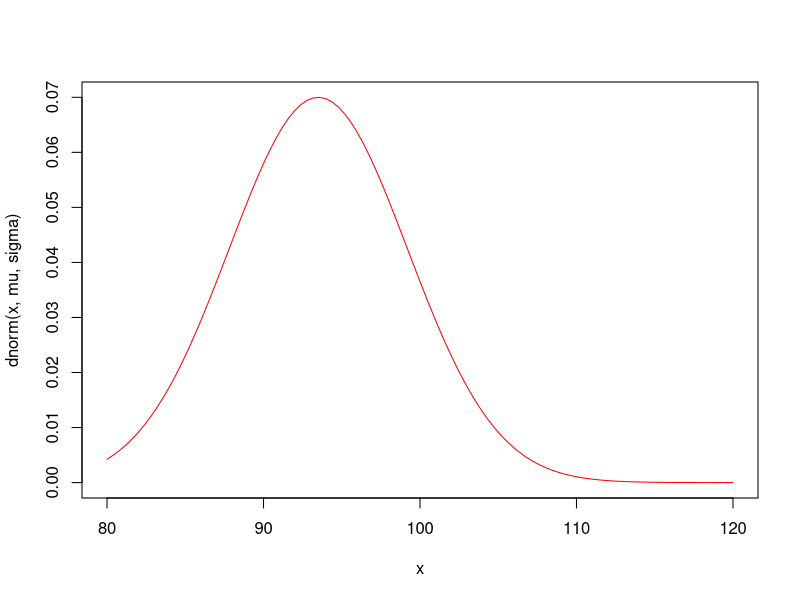
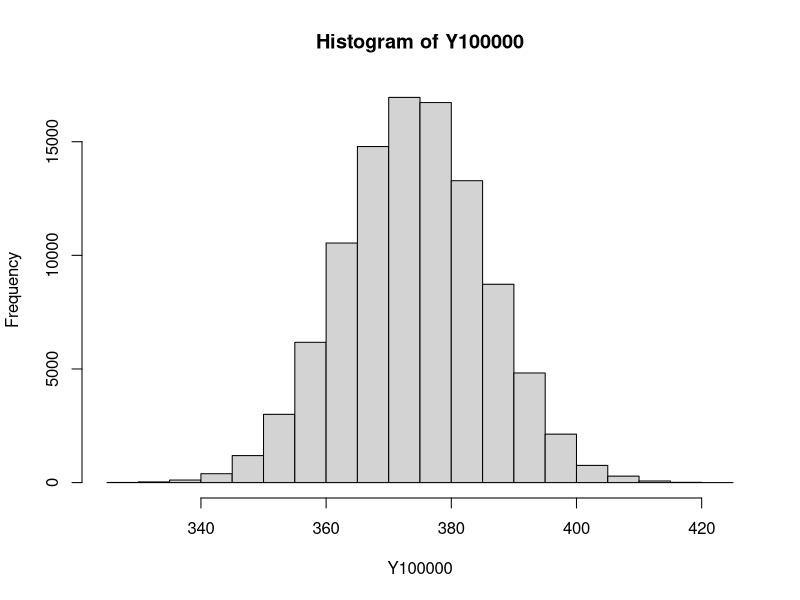
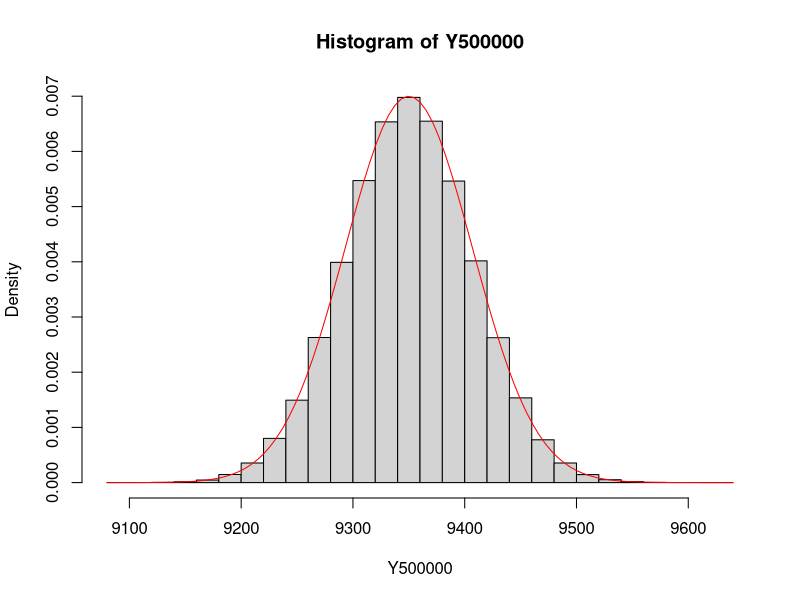
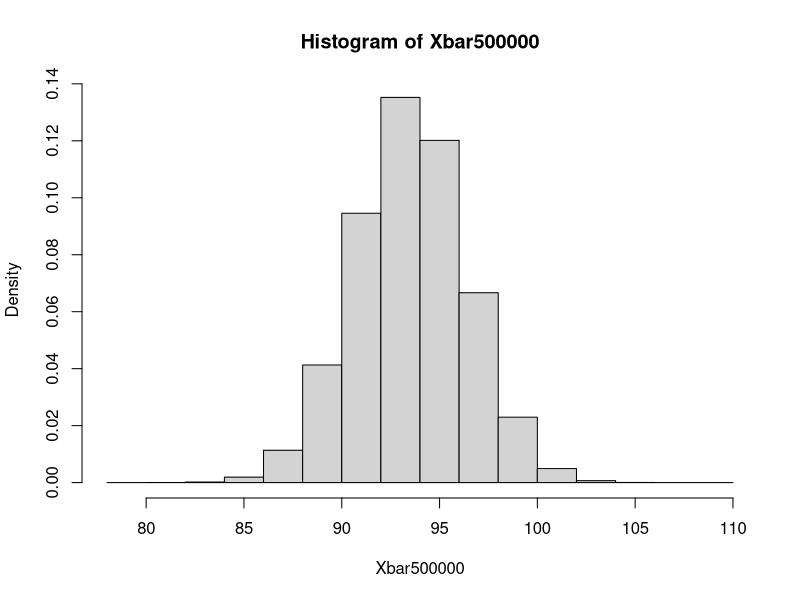
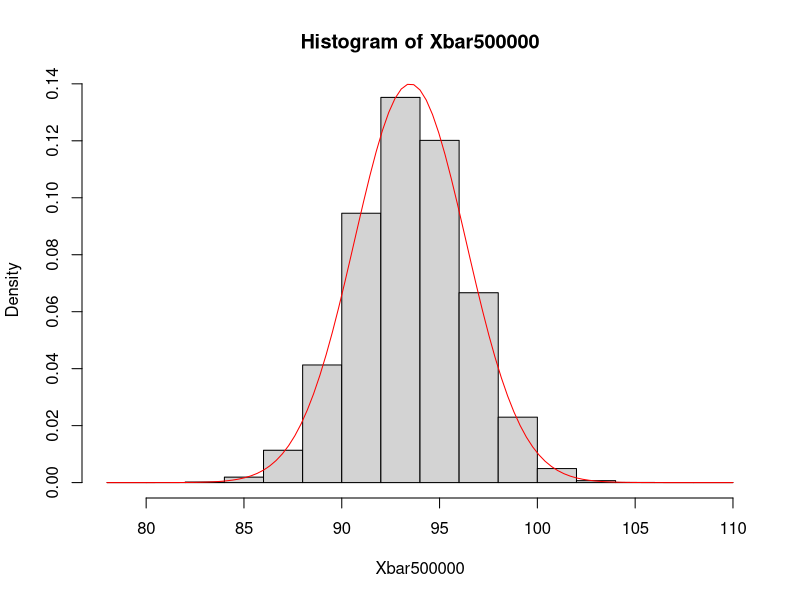
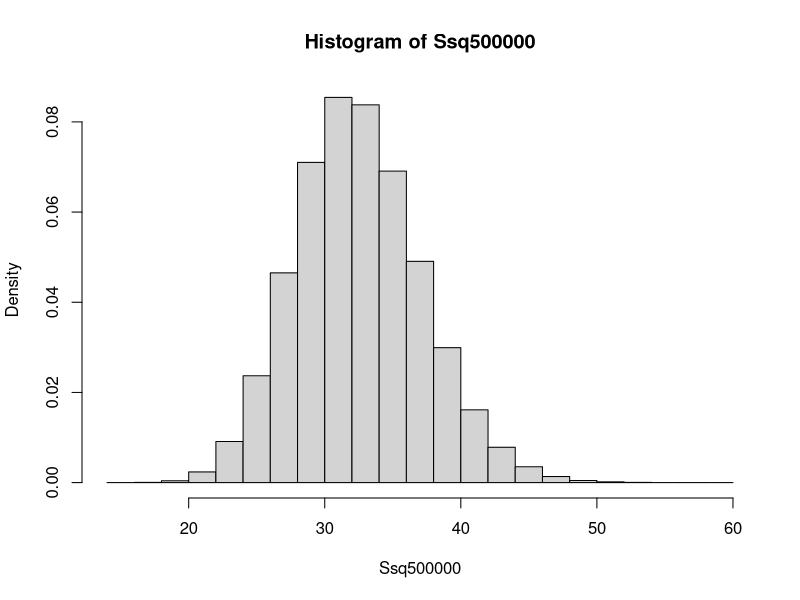
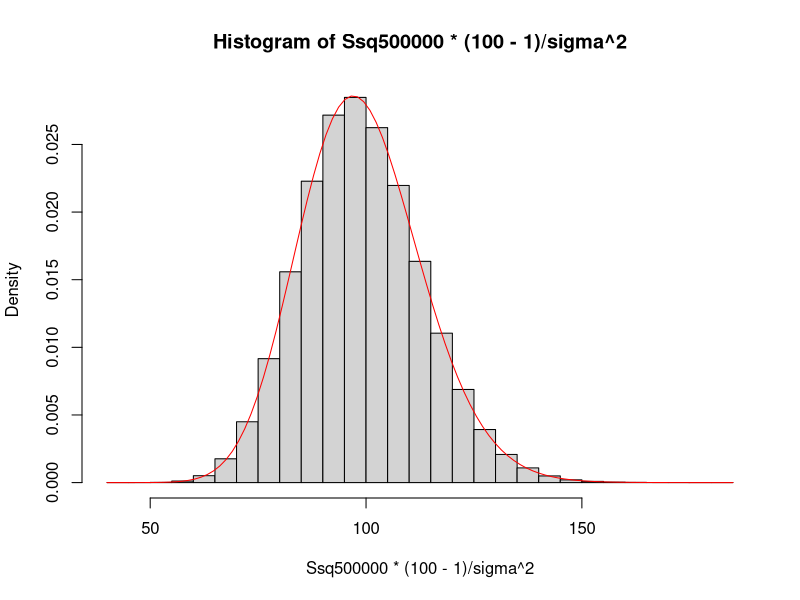

Recreate these plots in R, in order.
#poblacion X <- N(mu,sigma^2) ej1 (cables)
mu <- 93.5
sigma <- 5.7
curve(dnorm(x,mu,sigma),xlim=c(80,120),col='red')
#a)
set.seed(123)
rnorm(4,mu,sigma)
Y <- function(i) {sum(rnorm(4,mu,sigma))}
Y(2)

Y100000 <- sapply(1:100000, Y)
Y100000
hist(Y100000)
mean(Y100000)
#teoricamente
4*mu

#b)
Y <- function(i) {sum(rnorm(100,mu,sigma))}
Y500000 <- sapply(1:500000,Y)
var(Y500000)
100*sigma^2

hist(Y500000,freq=FALSE)
curve(dnorm(x,100*mu,sqrt(100)*sigma), add=TRUE,col='red')

#c)
1-pnorm(103,mu,sigma)

#d)
Xbar <- function(i) {mean(rnorm(4,mu,sigma))}
Xbar500000 <- sapply(1:500000,Xbar)
hist(Xbar500000,freq=FALSE)
mean(Xbar500000>98)
#teoricamente
1-pnorm(98,mu,sigma/sqrt(4))
hist(Xbar500000,freq=FALSE)
curve(dnorm(x,mu,sigma/sqrt(4)),add=TRUE,col='red')

#e)el enunciado quiere decir 32 y no 98
Ssq <- function(i) {var(rnorm(100,mu,sigma))}
Ssq500000 <- sapply(1:500000,Ssq)
hist(Ssq500000,freq=FALSE)
mean(Ssq500000>32)
#teoricamente
hist(Ssq500000*(100-1)/sigma^2,freq=FALSE)
32*(100-1)/sigma^2
curve(dchisq(x,100-1),col='red',add=TRUE)
1-pchisq(32*(100-1)/sigma^2,100-1)

mean(Ssq500000>32)
